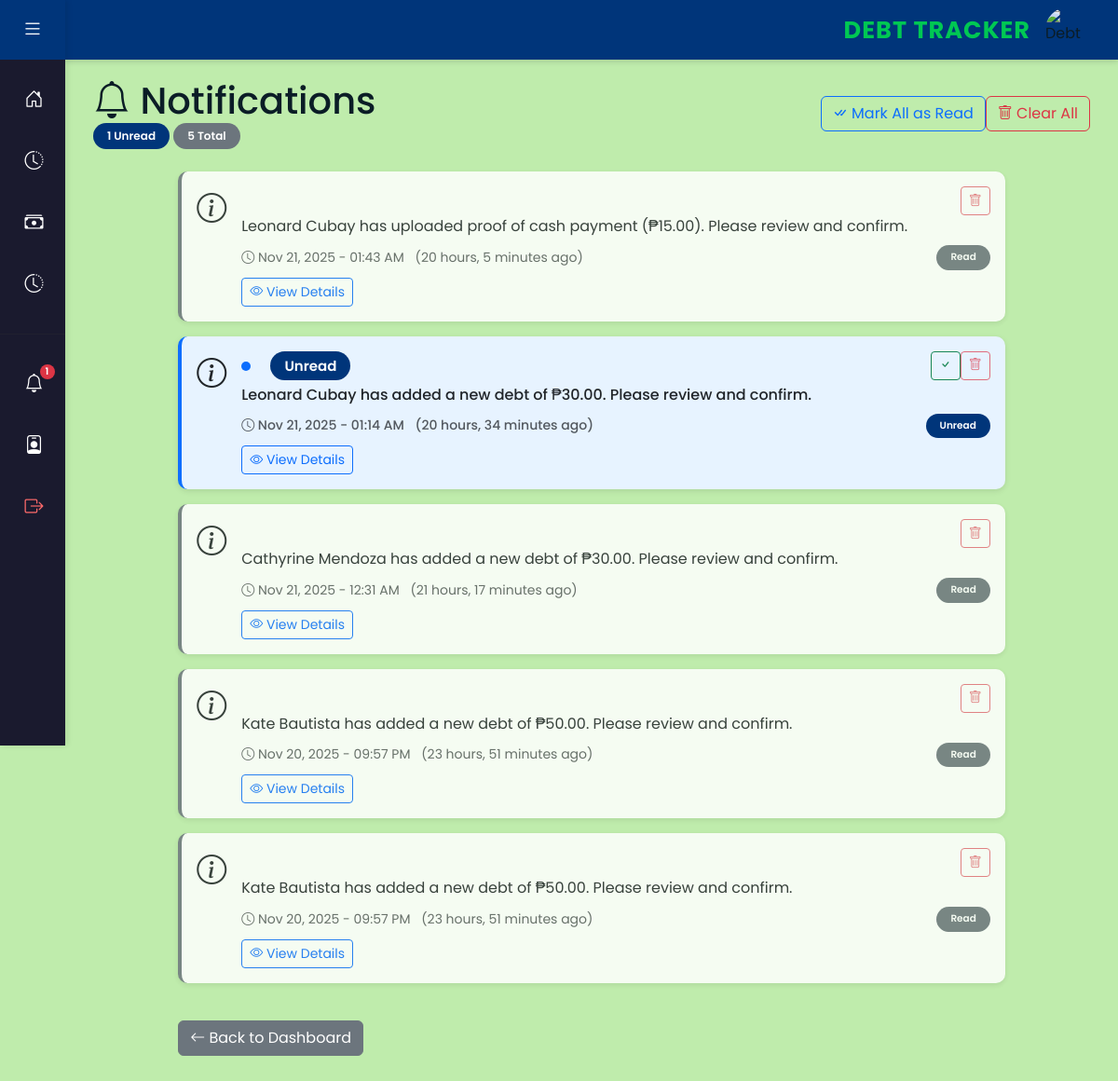
/notifications/ (signed in), run on the app's committed database.
### myapp/models.py (models this page shows, shortened)
class Notification(models.Model):
    NOTIFICATION_TYPES = [
        ('payment_success', 'Payment Success'),
        ('payment_received', 'Payment Received'),
        ('payment_pending', 'Payment Pending'),
        ('payment_debtor_proof_uploaded', 'Debtor Proof Uploaded'),
        ('payment_creditor_proof_uploaded', 'Creditor Proof Uploaded'),
        ('payment_completed', 'Payment Completed'),
        ('partial_payment_received', 'Partial Payment Received'),
        ('debt_confirmed', 'Debt Confirmed'),
        ('debt_rejected', 'Debt Rejected'),
        ('debt_added', 'Debt Added'),
        ('debt_pending_confirmation', 'Debt Pending Confirmation'),
        ('proof_uploaded', 'Proof Uploaded'),
        ('debt_acknowledged', 'Debt Acknowledged'),
        ('debt_active', 'Debt Active'),
    ]
    user = models.ForeignKey(
        settings.AUTH_USER_MODEL,
        on_delete=models.CASCADE,
        related_name='notifications',
        help_text="User who receives this notification"
    )
    notification_type = models.CharField(
        max_length=50,
        choices=NOTIFICATION_TYPES,
        help_text="Type of notification"
    )
    message = models.TextField(
        help_text="Notification message"
    )
    related_id = models.IntegerField(
        blank=True,
        null=True,
        help_text="Related object ID (for generic references)"
    )
    related_payment = models.ForeignKey(
        Payment,
        on_delete=models.CASCADE,
        blank=True,
        null=True,
        related_name='notifications',
        help_text="Related payment (if applicable)"
    )
    related_debt = models.ForeignKey(
        Debt,
        on_delete=models.CASCADE,
        blank=True,
        null=True,
        related_name='notifications',
        help_text="Related debt (if applicable)"
    )
    is_read = models.BooleanField(
        default=False,
        help_text="Whether notification has been read"
    )
    created_at = models.DateTimeField(
        auto_now_add=True,
        help_text="When notification was created"
    )
    class Meta:
        verbose_name = 'Notification'
        verbose_name_plural = 'Notifications'
        ordering = ['-created_at']
        indexes = [
            models.Index(fields=['user', 'is_read', '-created_at']),
        ]

### myapp/views.py (the view)
# urls.py: path('notifications/', views.notifications_view, name='notifications'),
@login_required
def notifications_view(request):
    notifications = Notification.objects.filter(user=request.user).order_by('-created_at')
    unread_count = notifications.filter(is_read=False).count()
    context = {
        'notifications': notifications,
        'unread_count': unread_count,
    }
    return render(request, 'notifications.html', context)

### myapp/templates/notifications.html (shortened to what this page needs)
{% extends 'dashboard_base.html' %}
{% block content %}
<div class="row">
    <div class="col-12">
        <div class="d-flex justify-content-between align-items-center mb-4">
            <div>
                <h1 class="mb-0">
                    <i class="bi bi-bell"></i> Notifications
                </h1>
                {% if notifications %}
                <p class="text-muted mb-0">
                    <span class="badge bg-primary">{{ unread_notifications_count }} Unread</span>
                    <span class="badge bg-secondary">{{ notifications.count }} Total</span>
                </p>
                {% endif %}
            </div>
            {% if notifications %}
            <div class="btn-group">
                <form method="post" action="{% url 'myapp:mark_all_read' %}" style="display:inline;">
                    <button type="submit" class="btn btn-outline-primary">
                        <i class="bi bi-check-all"></i> Mark All as Read
                    </button>
                </form>
                <form method="post" action="{% url 'myapp:clear_all_notifications' %}" style="display:inline;">
                    <button type="submit" class="btn btn-outline-danger" onclick="return confirm('Are you sure you want to delete all notifications? This action cannot be undone.')">
                        <i class="bi bi-trash"></i> Clear All
                    </button>
                </form>
            </div>
            {% endif %}
        </div>
    </div>
</div>
<div class="row">
    <div class="col-lg-10 mx-auto">
        {% if notifications %}
            {% for notification in notifications %}
            <div class="card notification-item mb-3 {% if not notification.is_read %}unread{% else %}read{% endif %}" id="notification-{{ notification.id }}">
                <div class="card-body">
                    <div class="d-flex">
                        <div class="me-3">
                            {% if notification.notification_type == 'payment_success' %}
                                <i class="bi bi-check-circle-fill notification-icon payment-success"></i>
                            {% elif notification.notification_type == 'payment_received' %}
                                <i class="bi bi-cash-coin notification-icon payment-received"></i>
                            {% elif notification.notification_type == 'debt_confirmed' %}
                                <i class="bi bi-check-square notification-icon debt-confirmed"></i>
                            {% elif notification.notification_type == 'debt_rejected' %}
                                <i class="bi bi-x-circle notification-icon debt-rejected"></i>
                            {% elif notification.notification_type == 'debt_added' %}
                                <i class="bi bi-plus-circle notification-icon debt-added"></i>
                            {% elif notification.notification_type == 'debt_pending_confirmation' %}
                                <i class="bi bi-clock-history notification-icon debt-pending-confirmation"></i>
                            {% elif notification.notification_type == 'debt_paid' %}
                                <i class="bi bi-check-circle-fill notification-icon payment-success"></i>
                            {% else %}
                                <i class="bi bi-info-circle notification-icon"></i>
                            {% endif %}
                        </div>
                        <div class="flex-grow-1">
                            <div class="d-flex justify-content-between align-items-start">
                                <div>
                                    <h5 class="mb-1">
                                        {% if not notification.is_read %}
                                        <span class="unread-indicator" title="Unread"></span>
                                        {% endif %}
                                        {% if not notification.is_read %}
                                        <span class="badge bg-primary ms-2">Unread</span>
                                        {% endif %}
                                    </h5>
                                </div>
                                <div class="btn-group btn-group-sm">
                                    {% if not notification.is_read %}
                                    <form method="post" action="{% url 'myapp:mark_notification_read' notification.id %}" style="display:inline;">
                                        <button type="submit" class="btn btn-sm btn-outline-success" title="Mark as read">
                                            <i class="bi bi-check"></i>
                                        </button>
                                    </form>
                                    {% endif %}
                                    <form method="post" action="{% url 'myapp:delete_notification' notification.id %}" style="display:inline;">
                                        <button type="submit" class="btn btn-sm btn-outline-danger delete-btn" title="Delete notification" onclick="return confirm('Delete this notification?')">
                                            <i class="bi bi-trash"></i>
                                        </button>
                                    </form>
                                </div>
                            </div>
                            <p class="mb-2">{{ notification.message }}</p>
                            <div class="d-flex justify-content-between align-items-center">
                                <small class="text-muted">
                                    <i class="bi bi-clock"></i> {{ notification.created_at|date:"M d, Y - h:i A" }}
                                    <span class="ms-2">({{ notification.created_at|timesince }} ago)</span>
                                </small>
                                <small>
                                    {% if notification.is_read %}
                                    <span class="badge bg-secondary">Read</span>
                                    {% else %}
                                    <span class="badge bg-primary">Unread</span>
                                    {% endif %}
                                </small>
                            </div>
                            {% if notification.related_payment %}
                            <div class="mt-2">
                                <a href="{% url 'myapp:view_receipt' notification.related_payment.id %}"
                                   class="btn btn-sm btn-outline-primary view-notification-link"
                                   data-notification-id="{{ notification.id }}"
                                   data-is-read="{{ notification.is_read|lower }}">
                                    <i class="bi bi-receipt"></i> View Receipt
                                </a>
                            </div>
                            {% elif notification.related_debt %}
                            <div class="mt-2">
                                <a href="{% url 'myapp:debt_detail' notification.related_debt.id %}"
                                   class="btn btn-sm btn-outline-primary view-notification-link"
                                   data-notification-id="{{ notification.id }}"
                                   data-is-read="{{ notification.is_read|lower }}">
                                    <i class="bi bi-eye"></i> View Details
                                </a>
                            </div>
                            {% endif %}
                        </div>
                    </div>
                </div>
            </div>
            {% endfor %}
        {% endif %}
    </div>
</div>
<div class="row mt-4">
    <div class="col-lg-10 mx-auto">
        <a href="{% if user.account_type == 'creditor' %}{% url 'myapp:creditor_dashboard' %}{% else %}{% url 'myapp:debtor_dashboard' %}{% endif %}" class="btn btn-secondary">
            <i class="bi bi-arrow-left"></i> Back to Dashboard
        </a>
    </div>
</div>
{% endblock %}

### myapp/templates/dashboard_base.html (shortened to what this page needs)
{% load static %}
<!DOCTYPE html>
<html lang="en">
<head>
    <link href="https://cdn.jsdelivr.net/npm/bootstrap@5.3.0/dist/css/bootstrap.min.css" rel="stylesheet">
    <link rel="stylesheet" href="https://cdn.jsdelivr.net/npm/bootstrap-icons@1.11.0/font/bootstrap-icons.css">
</head>
<body>
    <aside class="sidebar" id="sidebar">
        <button class="sidebar-toggle" onclick="toggleSidebar()">
            <i class="bi bi-list" id="toggle-icon"></i>
        </button>
        <nav class="sidebar-menu">
            {% if user.account_type == 'creditor' %}
                <a href="{% url 'myapp:creditor_dashboard' %}" class="sidebar-item {% if request.resolver_match.url_name == 'creditor_dashboard' %}active{% endif %}">
                    <i class="bi bi-house-door"></i>
                </a>
                <a href="{% url 'myapp:pending_confirmation' %}" class="sidebar-item {% if request.resolver_match.url_name == 'pending_confirmation' %}active{% endif %}">
                    <span class="sidebar-icon-wrapper">
                        <i class="bi bi-clock-history"></i>
                    </span>
                </a>
                <a href="{% url 'myapp:creditor_payments' %}" class="sidebar-item">
                    <i class="bi bi-cash-stack"></i>
                </a>
                <a href="{% url 'myapp:transaction_history' %}" class="sidebar-item">
                    <i class="bi bi-clock-history"></i>
                </a>
            {% endif %}
            <hr style="border-color: #333; margin: 20px 0;">
            <a href="{% url 'myapp:notifications' %}" class="sidebar-item">
                <span class="sidebar-icon-wrapper">
                    <i class="bi bi-bell"></i>
                    {% if unread_notifications_count %}
                        <span class="sidebar-icon-badge">{{ unread_notifications_count }}</span>
                    {% endif %}
                </span>
            </a>
            <a href="{% url 'myapp:profile' %}" class="sidebar-item">
                <i class="bi bi-person-badge"></i>
            </a>
            <a href="{% url 'myapp:logout' %}" class="sidebar-item" style="color: #ff6b6b;">
                <i class="bi bi-box-arrow-right"></i>
            </a>
        </nav>
    </aside>
    <main class="main-content">
        <header class="main-header">
            <div class="main-header-brand">
                <div class="main-header-title">DEBT TRACKER</div>
                <img src="{% static 'image/Debt Tracker Logo.png' %}" alt="Debt Tracker Logo" class="main-header-logo">
            </div>
        </header>
        <div class="content-body">
            {% block content %}{% endblock %}
        </div>
    </main>
</body>
</html>

### data on the page
Notification: message "Leonard Cubay has uploaded proof of cash payment (₱15.00). Please review and confirm.", created_at "Nov 21, 2025 - 01:43 AM", created_at "20 hours, 5 minutes", is_read "Read"
Notification: is_read False (drawn), message "Leonard Cubay has added a new debt of ₱30.00. Please review and confirm.", created_at "Nov 21, 2025 - 01:14 AM", created_at "20 hours, 34 minutes"
Notification: message "Cathyrine Mendoza has added a new debt of ₱30.00. Please review and confirm.", created_at "Nov 21, 2025 - 12:31 AM", created_at "21 hours, 17 minutes", is_read "Read"
Notification: message "Kate Bautista has added a new debt of ₱50.00. Please review and confirm.", created_at "Nov 20, 2025 - 09:57 PM", created_at "23 hours, 51 minutes", is_read "Read"
Notification: message "Kate Bautista has added a new debt of ₱50.00. Please review and confirm.", created_at "Nov 20, 2025 - 09:57 PM", created_at "23 hours, 51 minutes", is_read "Read"

### other printed values
{{ unread_notifications_count }} "1"
{{ notifications.count }} "5"
